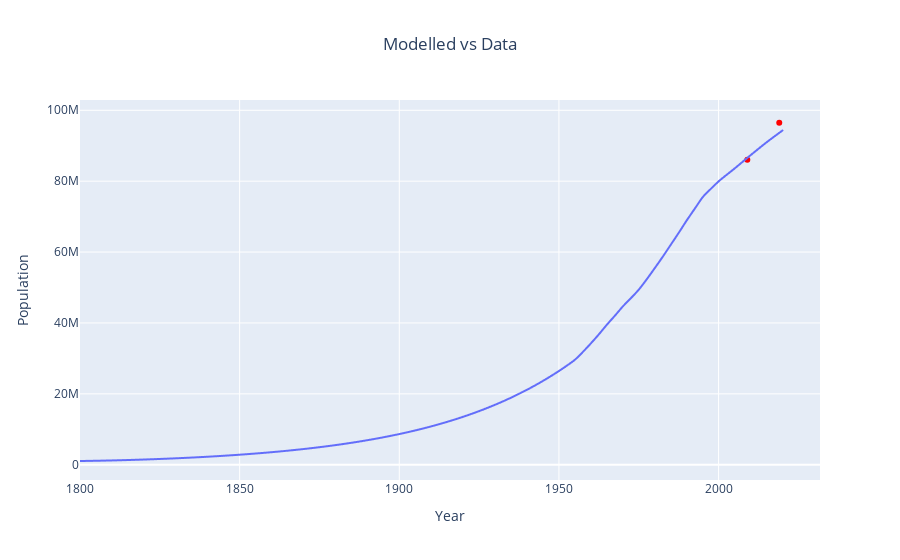

Notebook code for this chart:
### Code cell
fig2_1 = px.line(
    derived_df_0,
    x=derived_df_0.index,
    y="total_population",
)
plots = {"total_population": {
      "title": "Population size",
      "output_key": "total_population",
      "times": [2009.0, 2019.0],
      "values": [86025000, 96484000],
      "quantiles": [0.025, 0.25, 0.5, 0.75, 0.975]
    },
     "notifications": {
      "title": "Notifications",
      "output_key": "notifications",
      "times": [2011.0, 2012.0, 2013.0, 2014.0, 2015.0, 2016.0, 2017.0, 2018.0, 2019.0],
      "values": [1495, 1485, 1369, 1405, 1642, 1555, 1440, 1468, 1417],
      "quantiles": [0.025, 0.25, 0.5, 0.75, 0.975]
    },
    "percentage_latent": {
      "title": "Percentage Latent",
      "output_key": "percentage_latent",
      "times": [2016.0],
      "values": [30.8],
      "quantiles": [0.025, 0.25, 0.5, 0.75, 0.975]
    },
    
    }
fig2_2 = px.scatter(x= plots['total_population']['times'], y = plots['total_population']['values'])
fig2_2.update_traces(marker=dict(color="red"))
fig2_3 = go.Figure(
    data=fig2_1.data + fig2_2.data,
)
fig2_3.update_layout(
    title="Modelled vs Data", title_x=0.5, xaxis_title="Year", yaxis_title="Population"
)
fig2_3.show()

### Figure 1 — Plotly figure (JSON) as saved in the notebook; plotly's stock layout.template omitted (floating-point values rounded to 4 significant figures; data arrays with more than 128 entries replaced by an {"elided": "..."} marker saying what was removed)
{"data": [{"hovertemplate": "index=%{x}<br>total_population=%{y}<extra></extra>", "legendgroup": "", "line": {"color": "#636efa", "dash": "solid"}, "marker": {"symbol": "circle"}, "mode": "lines", "name": "", "showlegend": false, "type": "scattergl", "x": {"elided": "2201 float values"}, "xaxis": "x", "y": {"elided": "2201 float values"}, "yaxis": "y"}, {"hovertemplate": "x=%{x}<br>y=%{y}<extra></extra>", "legendgroup": "", "marker": {"color": "red", "symbol": "circle"}, "mode": "markers", "name": "", "orientation": "v", "showlegend": false, "type": "scatter", "x": [2009, 2019], "xaxis": "x", "y": [86025000, 96484000], "yaxis": "y"}], "layout": {"title": {"text": "Modelled vs Data", "x": 0.5}, "xaxis": {"title": {"text": "Year"}}, "yaxis": {"title": {"text": "Population"}}}}
